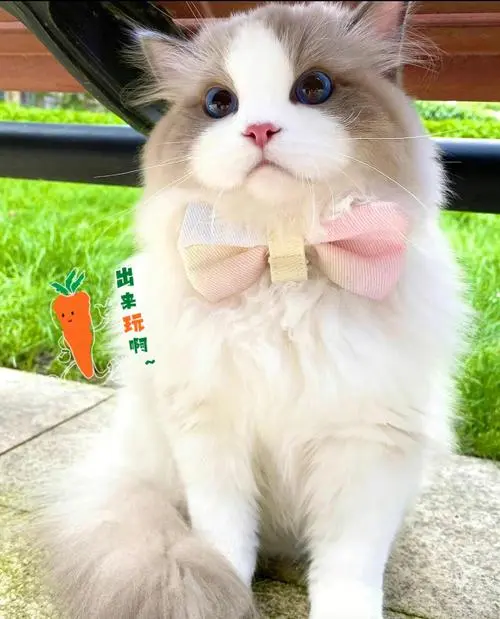
#> input picture learning/python/CarttonStyleImg/carrton_img/cat.jpg, 500 x 619 px
$ python to_cartton.py
#> lines starting #> are read from the running program, lines starting #| are printed output that depends on the picture; after the words box and inside, x2 and y2 are one past the last pixel; in counts of white or black regions, pixels touching at a corner belong together
#> the answer given: carrton_img/cat.jpg
#> the answer given: 1
# -*- coding: utf-8 -*-

import cv2

from PIL import Image, ImageOps, ImageFilter


# 转换成漫画风格
def toCarttonStyle(picturePath):
    # 设置输入输出路径和文件名称
#> called with picturePath = 'carrton_img/cat.jpg'
    imgInput_FileName = picturePath
    imgOutput_FileName = picturePath.split(".")[0] + '_cartoon.' + picturePath.split(".")[1]

    # 属性设置
    num_down = 2  # 缩减像素采样的数目
    num_bilateral = 7  # 定义双边滤波的数目

    # 读取图片
    img_rgb = cv2.imread(imgInput_FileName)
#> img_rgb is the input picture: shape (619, 500, 3); mean B, G, R 157.9, 185.9, 188.3

    # 用高斯金字塔降低取样
    img_color = img_rgb
    for _ in range(num_down):
        img_color = cv2.pyrDown(img_color)
#> this loop made 2 passes
#> pass 2, in toCarttonStyle, `img_color = cv2.pyrDown(img_color)`:
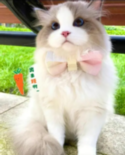
#> img_color: shape (155, 125, 3); mean B, G, R 157.7, 185.8, 188.2

    # 重复使用小的双边滤波代替一个大的滤波
    for _ in range(num_bilateral):
        img_color = cv2.bilateralFilter(img_color, d=9, sigmaColor=9, sigmaSpace=7)

    # 升采样图片到原始大小
    for _ in range(num_down):
        img_color = cv2.pyrUp(img_color)
#> this loop made 2 passes
#> pass 1, in toCarttonStyle, `img_color = cv2.pyrUp(img_color)`:
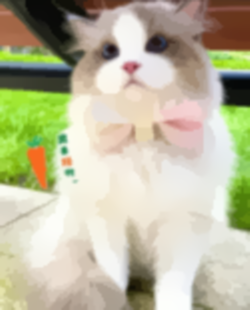
#> img_color: shape (310, 250, 3); mean B, G, R 158.1, 186.1, 188.6

    # 转换为灰度并且使其产生中等的模糊
    img_gray = cv2.cvtColor(img_rgb, cv2.COLOR_RGB2GRAY)
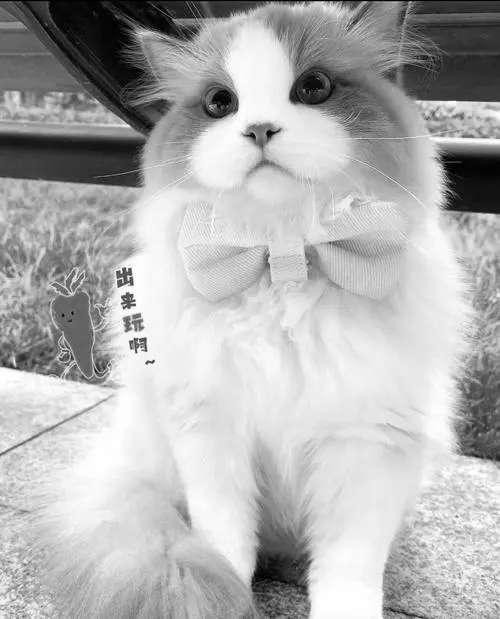
#> img_gray: shape (619, 500); min 0, max 255, mean 177.8
    img_blur = cv2.medianBlur(img_gray, 7)

    # 检测到边缘并且增强其效果
    img_edge = cv2.adaptiveThreshold(img_blur, 255,
                                     cv2.ADAPTIVE_THRESH_MEAN_C,
                                     cv2.THRESH_BINARY,
                                     blockSize=9,
                                     C=2)
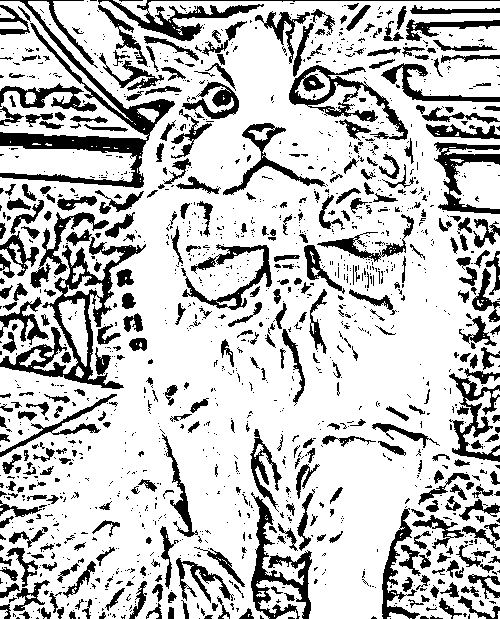
#> img_edge: shape (619, 500); 76.3% white; 1480 black regions (1091 under 20 px), largest, box (x1, y1, x2, y2) and area: (0, 0, 175, 188) 5552, (0, 237, 146, 389) 4209, (251, 492, 312, 619) 2277

	 # 算法处理后，照片的尺寸可能会不统一
    # 把照片的尺寸统一化
    height=img_rgb.shape[0]
#> height = 619
    width = img_rgb.shape[1]
#> width = 500
    img_color=cv2.resize(img_color,(width,height))
#> img_color: shape (619, 500, 3)

    # 转换回彩色图像
    img_edge = cv2.cvtColor(img_edge, cv2.COLOR_GRAY2RGB)
    img_cartoon = cv2.bitwise_and(img_color, img_edge)
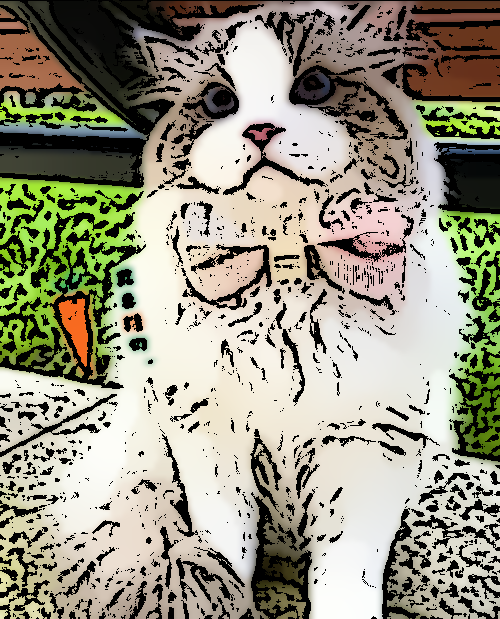
#> img_cartoon: shape (619, 500, 3); mean B, G, R 129.9, 148.2, 151.1

    # 保存转换后的图片
    cv2.imwrite(imgOutput_FileName, img_cartoon)
    print('文件转换成漫画成功，保存在' + imgOutput_FileName)


# 透明度转换  素描转换的一部分
def dodge(a, b, alpha):
    # alpha为图片透明度
    return min(int(a * 255 / (256 - b * alpha)), 255)


# 图片转换为素描
def toSketchStyle(picturePath, blur=25, alpha=1.0):
    # 设置输入输出路径和文件名称
    imgInput_FileName = picturePath
    imgOutput_FileName = picturePath.split(".")[0] + '_sketch.' + picturePath.split(".")[1]

    # 转化成ima对象
    img = Image.open(imgInput_FileName)
    # 将文件转成灰色
    img1 = img.convert('L')

    img2 = img1.copy()

    img2 = ImageOps.invert(img2)

    # 模糊度
    for i in range(blur):
        img2 = img2.filter(ImageFilter.BLUR)
    width, height = img1.size
    for x in range(width):
        for y in range(height):
            a = img1.getpixel((x, y))
            b = img2.getpixel((x, y))
            img1.putpixel((x, y), dodge(a, b, alpha))

    # 保存转换后文件
    img1.save(imgOutput_FileName)
    print('文件转换成漫画成功，保存在' + imgOutput_FileName)

if __name__ == '__main__':
    imgInput_FileName = input('输入文件路径：')
    while True:
        print('1、漫画风格')
        print('2、素描风格')
        userChoose = input('请选择风格（输入序号即可）：')
        if userChoose.__eq__('1'):
            toCarttonStyle(imgInput_FileName)
            break
        elif userChoose.__eq__('2'):
            toSketchStyle(imgInput_FileName)
            break
        else:
            print('违法输入（请输入序号）')
            break
